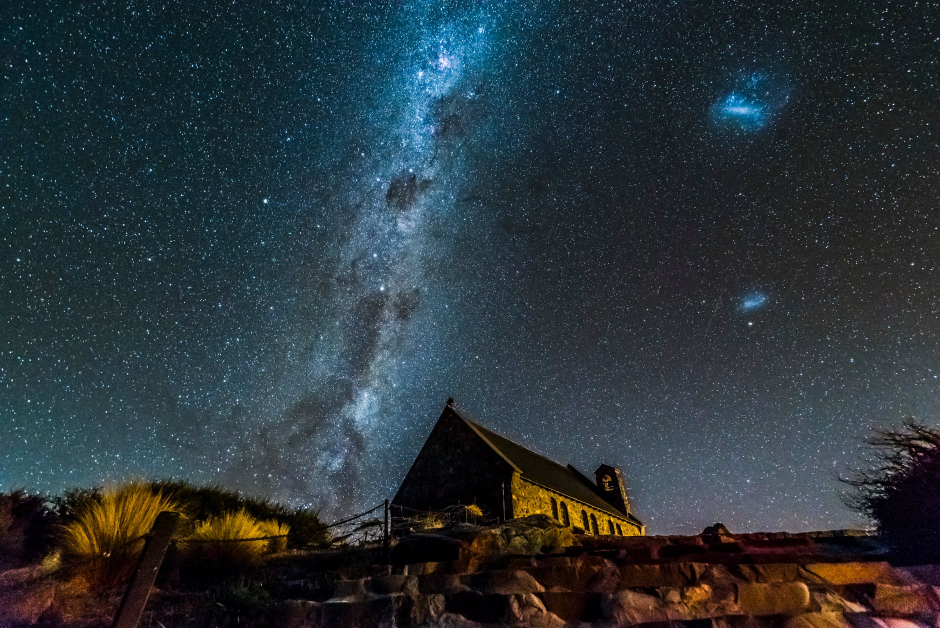
#> input picture LABORATORIOS/2. Conversión entre formatos/media/constelacion.jpeg, 1880 x 1255 px (shown at 1/2 size)
$ jupyter execute modo_colores_2.ipynb
#> lines starting #> are read from the running program, lines starting #| are printed output that depends on the picture
### LABORATORIOS/2. Conversión entre formatos/PanelControl.py
# --------------------------------------------
# Autor: Ruben Dario Florez Zela
# Fecha: 01 de febrero de 2025
# Descripción: Codigo para realizar concatenacion
#              de imagenes y videos en un panlel
#              didactico e interactivo.
# Contacto: ruben.florez@unsaac.edu.pe
#
# Licencia: MIT
#
# Copyright (c) 2025 Ruben Dario Florez Zela
#
# Permission is hereby granted, free of charge, to any person obtaining a copy
# of this software and associated documentation files (the "Software"), to deal
# in the Software without restriction, including without limitation the rights
# to use, copy, modify, merge, publish, distribute, sublicense, and/or sell
# copies of the Software, and to permit persons to whom the Software is
# furnished to do so, subject to the following conditions:
#
# The above copyright notice and this permission notice shall be included in all
# copies or substantial portions of the Software.
#
# THE SOFTWARE IS PROVIDED "AS IS", WITHOUT WARRANTY OF ANY KIND, EXPRESS OR
# IMPLIED, INCLUDING BUT NOT LIMITED TO THE WARRANTIES OF MERCHANTABILITY,
# FITNESS FOR A PARTICULAR PURPOSE AND NONINFRINGEMENT. IN NO EVENT SHALL THE
# AUTHORS OR COPYRIGHT HOLDERS BE LIABLE FOR ANY CLAIM, DAMAGES OR OTHER
# LIABILITY, WHETHER IN AN ACTION OF CONTRACT, TORT OR OTHERWISE, ARISING FROM,
# OUT OF OR IN CONNECTION WITH THE SOFTWARE OR THE USE OR OTHER DEALINGS IN THE
# SOFTWARE.
# --------------------------------------------

import cv2
import numpy as np

def crear_panel(imagenes, etiquetas, filas, columnas, tamaño_base=200, escala_panel=100):
    ancho_panel = columnas * tamaño_base
    alto_panel = filas * tamaño_base

    total_celdas = filas * columnas
    while len(imagenes) < total_celdas:
        imagenes.append(np.zeros((tamaño_base, tamaño_base, 3), dtype=np.uint8))
        etiquetas.append("no image")

    celdas = []
    for img, etiqueta in zip(imagenes, etiquetas):
        if len(img.shape) == 2:
            img = cv2.cvtColor(img, cv2.COLOR_GRAY2BGR)

        h, w = img.shape[:2]
        escala = min(1.0, tamaño_base/w, tamaño_base/h)
        img_resized = cv2.resize(img, (0,0), fx=escala, fy=escala)

        canvas = np.zeros((tamaño_base, tamaño_base, 3), dtype=np.uint8)

        y_offset = (tamaño_base - img_resized.shape[0]) // 2
        x_offset = (tamaño_base - img_resized.shape[1]) // 2
        canvas[y_offset:y_offset+img_resized.shape[0],
               x_offset:x_offset+img_resized.shape[1]] = img_resized

        cv2.putText(canvas, etiqueta, (10, 20),
                   cv2.FONT_HERSHEY_SIMPLEX, 0.5, (0,255,0), 1)

        celdas.append(canvas)

    panel_filas = []
    for i in range(0, len(celdas), columnas):
        fila = np.hstack(celdas[i:i+columnas])
        panel_filas.append(fila)

    panel = np.vstack(panel_filas[:filas])

    if escala_panel != 100:
        panel = cv2.resize(panel, (0,0),
                          fx=escala_panel/100,
                          fy=escala_panel/100)

    return panel

### LABORATORIOS/2. Conversión entre formatos/modo_colores_2.ipynb
[cell 1]
import cv2
import numpy
from PanelControl import *

[cell 2]
img = cv2.imread("./media/constelacion.jpeg")
#> img is the input picture: shape (1255, 1880, 3); mean B, G, R 57.9, 52.6, 42.4
img1 = cv2.resize(img, (0, 0), fx=0.3, fy=0.3)

# Modo de color 1
imghsv = cv2.cvtColor(img1, cv2.COLOR_BGR2HSV)
#> imghsv: shape (376, 564, 3); mean H, S, V 91, 115.9, 64.2
h = img1[:,:, 0]
s = img1[:,:, 1]
v = img1[:,:, 2]

# Recuperar cada capa la función split recupera lo anterior en una sola línea de código
b, g, r = cv2.split(img1)
h, s, v = cv2.split(imghsv)
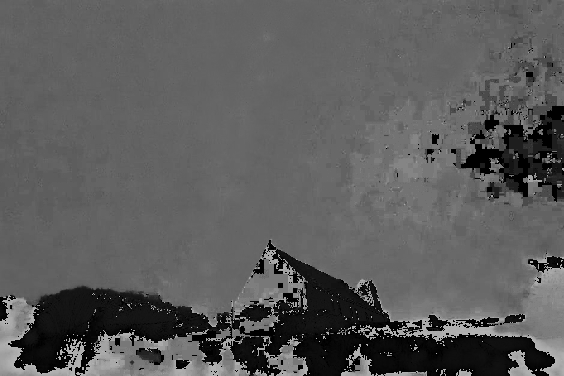
#> h: shape (376, 564); min 0, max 179, mean 91
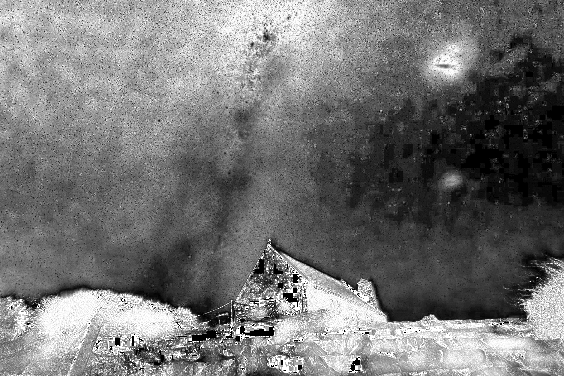
#> s: shape (376, 564); min 0, max 255, mean 115.9
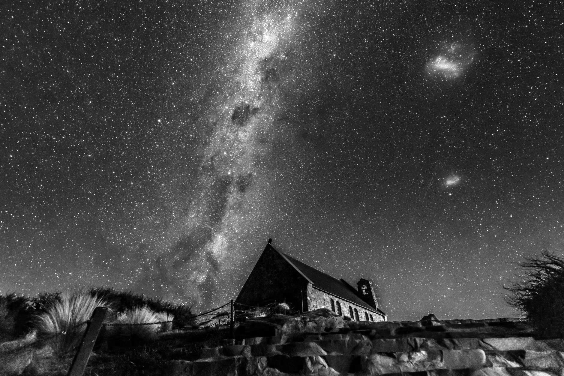
#> v: shape (376, 564); min 0, max 255, mean 64.2

# Capa cada de colores
zeros = np.zeros_like(b)
blue_img = cv2.merge([b, zeros, zeros])
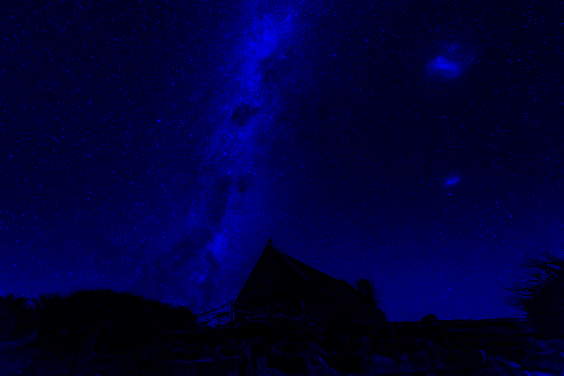
#> blue_img: shape (376, 564, 3); mean of channels 0, 1, 2 57.9, 0, 0; drawn as B, G, R
green_img = cv2.merge([zeros, g, zeros])
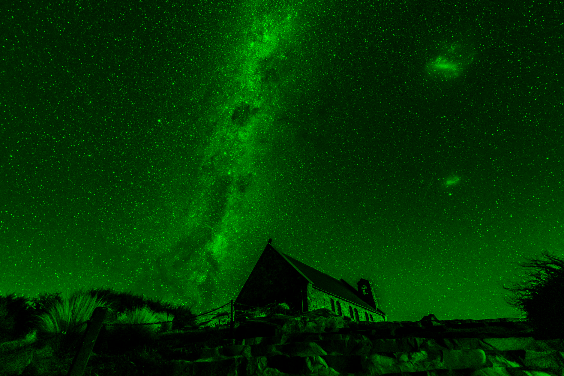
#> green_img: shape (376, 564, 3); mean of channels 0, 1, 2 0, 52.6, 0; drawn as B, G, R
red_img = cv2.merge([zeros, zeros, r])
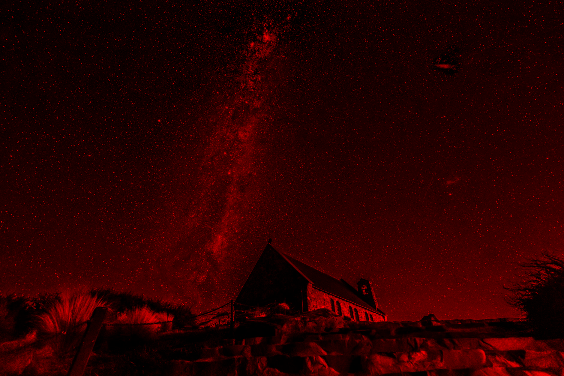
#> red_img: shape (376, 564, 3); mean of channels 0, 1, 2 0, 0, 42.3; drawn as B, G, R

# Archivo de configuración
config = {
    'imagenes' : [img1, b, g, r, imghsv, h, s, v, img1, blue_img, green_img, red_img],
    'etiquetas' : ["Constelaci'on", "Blue", "Green", "Red", "hsv", "h", "s", "v", "BGR", "Blue - RGB", "Green - RGB", "Red - RGB"],
    'filas': 3,
    'columnas': 4,
    'tamaño_base' : 250,
    'escala_panel' : 100
}

panel = crear_panel(**config)
#> after the loop in crear_panel, `while len(imagenes) < total_celdas:`: etiquetas = ["Constelaci'on", 'Blue', 'Green', 'Red', 'hsv', 'h', 's', 'v', 'BGR', 'Blue - RGB', 'Green - RGB', 'Red - RGB']; imagenes = 12 items
#> the loop in crear_panel, `for img, etiqueta in zip(imagenes, etiquetas):` made 12 passes
#> pass 1, in crear_panel, `img_resized = cv2.resize(img, (0,0), fx=escala, fy=escala)`:
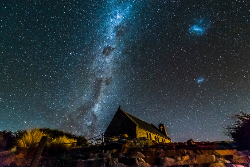
#> img_resized: shape (167, 250, 3); mean B, G, R 57.7, 52.4, 42.2
#> after the loop in crear_panel, `for img, etiqueta in zip(imagenes, etiquetas):`:
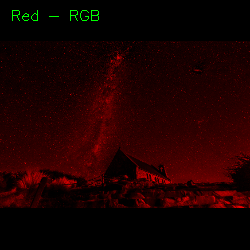
#> canvas: shape (250, 250, 3); mean of channels 0, 1, 2 0, 0.8, 28.2; drawn as B, G, R
#> the loop in crear_panel, `for i in range(0, len(celdas), columnas):` made 3 passes
#> i on passes 2 to 3: 4, 8
#> pass 1, in crear_panel, `fila = np.hstack(celdas[i:i+columnas])`:
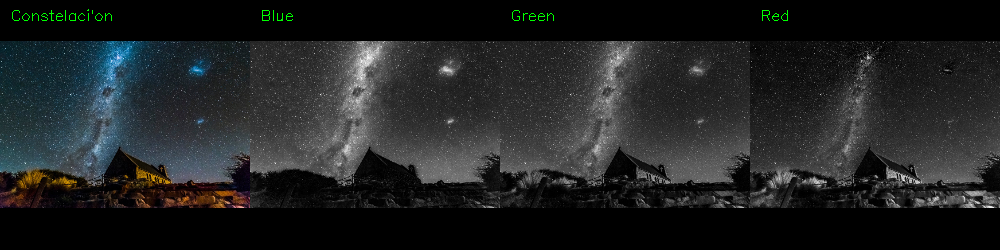
#> fila: shape (250, 1000, 3); mean of channels 0, 1, 2 35.1, 34.7, 32.5; drawn as B, G, R
#> after the loop in crear_panel, `for i in range(0, len(celdas), columnas):`: panel_filas = 3 items
#> in crear_panel, `panel = np.vstack(panel_filas[:filas])`:
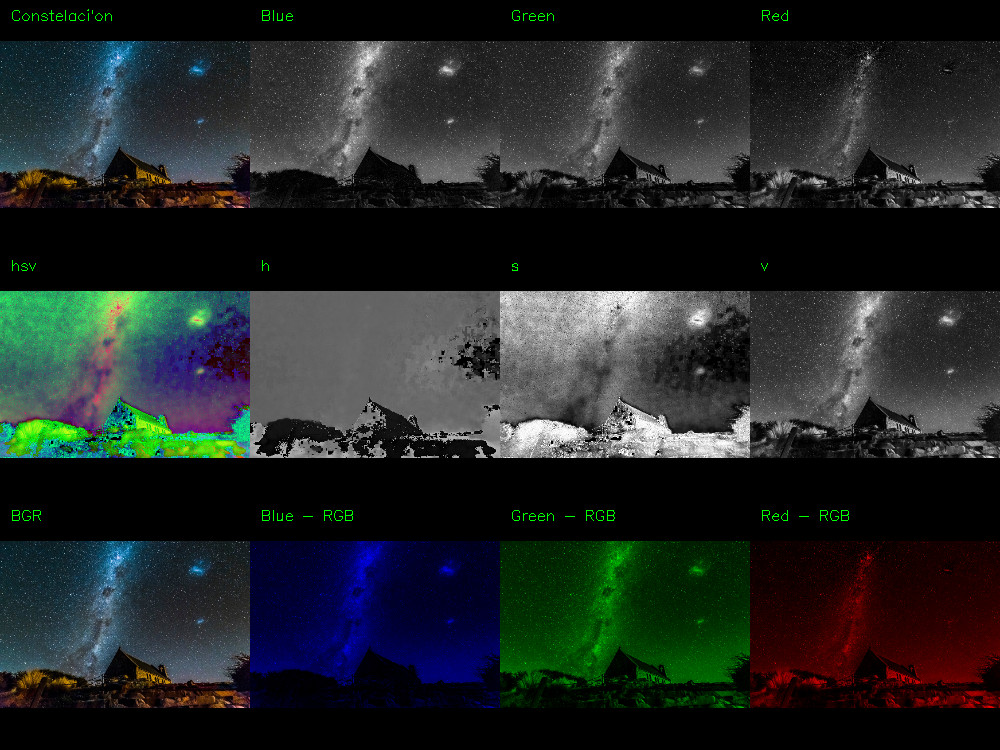
#> panel: shape (750, 1000, 3); mean of channels 0, 1, 2 38.2, 39.2, 34.2; drawn as B, G, R
cv2.imshow('Panel', panel)
cv2.waitKey(0)
cv2.destroyAllWindows()
